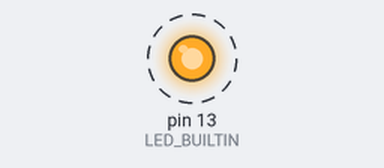
A sketch run on a simulated Arduino Uno, built with avr-gcc and run on an emulated ATmega328P. On the bench: output pins drawn as LEDs (lit = HIGH). Dashed ring = blinking. What the sketch prints to the serial monitor is not drawn.

Above: at 0.5 s.
Timing chart, 0 to 4.6 s (numbered marks = the images above):
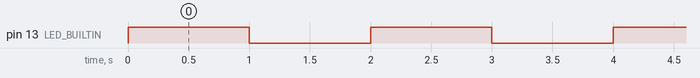

The sketch:

sample_led_blink.ino
```cpp
void setup() {
  // put your setup code here, to run once:
  Serial.begin(9600);
  while (!Serial); // Wait for serial monitor to open

  // Set built-in LED as output
  pinMode(LED_BUILTIN, OUTPUT);

  Serial.println("Hello BLE Sense! Setup complete.");
}

void loop() {
  // Blink LED
  digitalWrite(LED_BUILTIN, HIGH);
  Serial.println("LED ON");
  delay(1000);

  digitalWrite(LED_BUILTIN, LOW);
  Serial.println("LED OFF");
  delay(1000);
}
```

Measured:
- by itself, pin 13 (LED_BUILTIN): alternates HIGH for 1.0 s and LOW for 1.0 s
